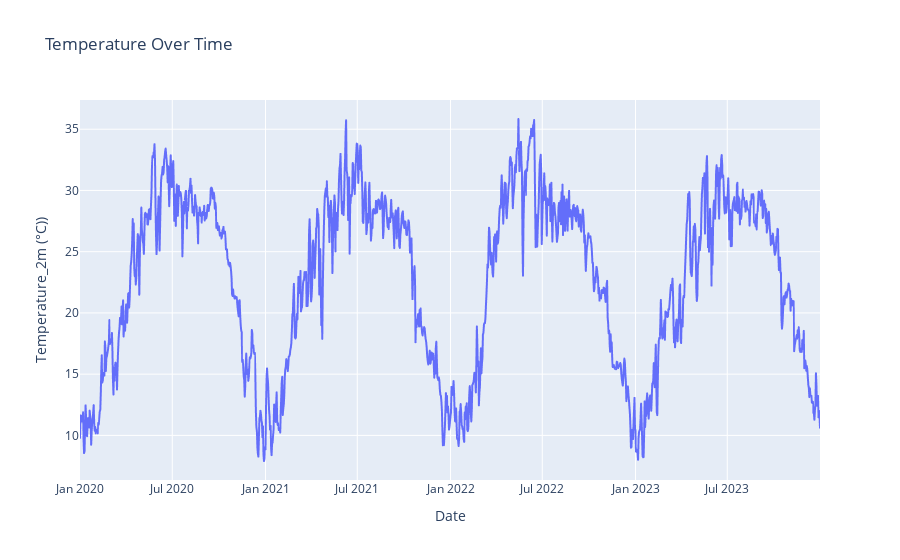

Notebook code for this chart:
### Code cell
#punjab.set_index('Time', inplace=True)

# Create a Plotly figure using plotly.express
fig = px.line(punjab_daily_data, x=punjab_daily_data.index, y='temperature_2m (°C)', title='Temperature Over Time')

# Update x-axis and y-axis titles
fig.update_xaxes(title_text='Date')
fig.update_yaxes(title_text='Temperature_2m (°C))')

# Show the figure
fig.show()

### Figure 1 — Plotly figure (JSON) as saved in the notebook; plotly's stock layout.template omitted (floating-point values rounded to 4 significant figures; data arrays with more than 128 entries replaced by an {"elided": "..."} marker saying what was removed)
{"data": [{"hovertemplate": "date=%{x}<br>temperature_2m (°C)=%{y}<extra></extra>", "legendgroup": "", "line": {"color": "#636efa", "dash": "solid"}, "marker": {"symbol": "circle"}, "mode": "lines", "name": "", "showlegend": false, "type": "scattergl", "x": {"elided": "1461 str values"}, "xaxis": "x", "y": {"elided": "1461 float values"}, "yaxis": "y"}], "layout": {"legend": {"tracegroupgap": 0}, "title": {"text": "Temperature Over Time"}, "xaxis": {"anchor": "y", "domain": [0, 1], "title": {"text": "Date"}}, "yaxis": {"anchor": "x", "domain": [0, 1], "title": {"text": "Temperature_2m (°C))"}}}}
